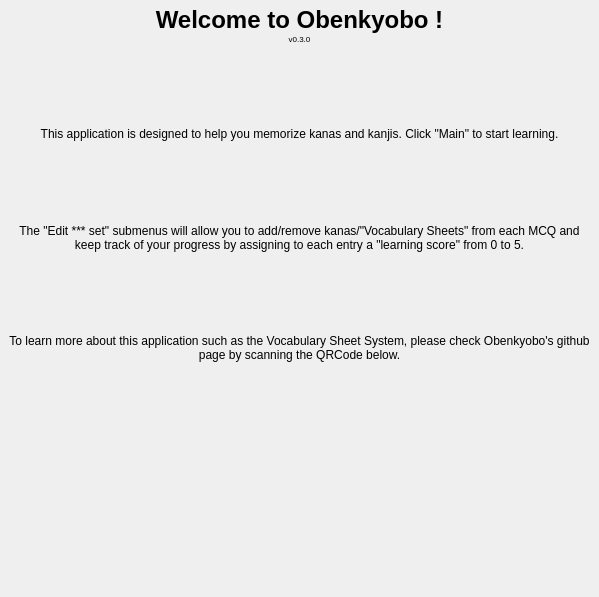
<?xml version="1.0" encoding="UTF-8"?>
<ui version="4.0">
 <class>WelcomePage</class>
 <widget class="QWidget" name="WelcomePage">
  <property name="windowModality">
   <enum>Qt::NonModal</enum>
  </property>
  <property name="enabled">
   <bool>true</bool>
  </property>
  <property name="geometry">
   <rect>
    <x>0</x>
    <y>0</y>
    <width>599</width>
    <height>597</height>
   </rect>
  </property>
  <property name="windowTitle">
   <string>Form</string>
  </property>
  <layout class="QVBoxLayout" name="verticalLayout_2" stretch="3,1">
   <property name="spacing">
    <number>0</number>
   </property>
   <property name="sizeConstraint">
    <enum>QLayout::SetDefaultConstraint</enum>
   </property>
   <property name="leftMargin">
    <number>9</number>
   </property>
   <property name="topMargin">
    <number>6</number>
   </property>
   <property name="rightMargin">
    <number>9</number>
   </property>
   <property name="bottomMargin">
    <number>6</number>
   </property>
   <item>
    <layout class="QVBoxLayout" name="TextStuffLayout" stretch="0,0">
     <property name="spacing">
      <number>0</number>
     </property>
     <property name="sizeConstraint">
      <enum>QLayout::SetDefaultConstraint</enum>
     </property>
     <property name="topMargin">
      <number>0</number>
     </property>
     <item>
      <layout class="QVBoxLayout" name="TitleLayout">
       <property name="spacing">
        <number>0</number>
       </property>
       <property name="sizeConstraint">
        <enum>QLayout::SetDefaultConstraint</enum>
       </property>
       <property name="topMargin">
        <number>0</number>
       </property>
       <property name="bottomMargin">
        <number>0</number>
       </property>
       <item>
        <widget class="QLabel" name="WelcomeTitle">
         <property name="sizePolicy">
          <sizepolicy hsizetype="Preferred" vsizetype="Preferred">
           <horstretch>0</horstretch>
           <verstretch>0</verstretch>
          </sizepolicy>
         </property>
         <property name="font">
          <font>
           <pointsize>18</pointsize>
           <weight>75</weight>
           <bold>true</bold>
          </font>
         </property>
         <property name="frameShape">
          <enum>QFrame::NoFrame</enum>
         </property>
         <property name="text">
          <string>Welcome to Obenkyobo !</string>
         </property>
         <property name="alignment">
          <set>Qt::AlignBottom|Qt::AlignHCenter</set>
         </property>
        </widget>
       </item>
       <item>
        <widget class="QLabel" name="label">
         <property name="sizePolicy">
          <sizepolicy hsizetype="Preferred" vsizetype="Preferred">
           <horstretch>0</horstretch>
           <verstretch>0</verstretch>
          </sizepolicy>
         </property>
         <property name="font">
          <font>
           <pointsize>6</pointsize>
          </font>
         </property>
         <property name="frameShape">
          <enum>QFrame::NoFrame</enum>
         </property>
         <property name="text">
          <string>v0.3.0</string>
         </property>
         <property name="alignment">
          <set>Qt::AlignHCenter|Qt::AlignTop</set>
         </property>
        </widget>
       </item>
      </layout>
     </item>
     <item>
      <layout class="QVBoxLayout" name="AboutTextLayout">
       <property name="spacing">
        <number>0</number>
       </property>
       <property name="sizeConstraint">
        <enum>QLayout::SetDefaultConstraint</enum>
       </property>
       <property name="topMargin">
        <number>0</number>
       </property>
       <property name="bottomMargin">
        <number>0</number>
       </property>
       <item>
        <spacer name="verticalSpacer_3">
         <property name="orientation">
          <enum>Qt::Vertical</enum>
         </property>
         <property name="sizeHint" stdset="0">
          <size>
           <width>20</width>
           <height>40</height>
          </size>
         </property>
        </spacer>
       </item>
       <item>
        <widget class="QLabel" name="Paragraph1">
         <property name="sizePolicy">
          <sizepolicy hsizetype="Preferred" vsizetype="Preferred">
           <horstretch>0</horstretch>
           <verstretch>0</verstretch>
          </sizepolicy>
         </property>
         <property name="text">
          <string>&lt;html&gt;&lt;head/&gt;&lt;body&gt;&lt;p align=&quot;center&quot;&gt;This application is designed to help you memorize kanas and kanjis. Click &amp;quot;Main&amp;quot; to start learning.&lt;/p&gt;&lt;/body&gt;&lt;/html&gt;</string>
         </property>
         <property name="alignment">
          <set>Qt::AlignLeading|Qt::AlignLeft|Qt::AlignVCenter</set>
         </property>
         <property name="wordWrap">
          <bool>true</bool>
         </property>
        </widget>
       </item>
       <item>
        <spacer name="verticalSpacer">
         <property name="orientation">
          <enum>Qt::Vertical</enum>
         </property>
         <property name="sizeHint" stdset="0">
          <size>
           <width>20</width>
           <height>40</height>
          </size>
         </property>
        </spacer>
       </item>
       <item>
        <widget class="QLabel" name="Paragraph2">
         <property name="text">
          <string>&lt;html&gt;&lt;head/&gt;&lt;body&gt;&lt;p align=&quot;center&quot;&gt;The &amp;quot;Edit *** set&amp;quot; submenus will allow you to add/remove kanas/&amp;quot;Vocabulary Sheets&amp;quot; from each MCQ and keep track of your progress by assigning to each entry a &amp;quot;learning score&amp;quot; from 0 to 5.&lt;/p&gt;&lt;/body&gt;&lt;/html&gt;</string>
         </property>
         <property name="wordWrap">
          <bool>true</bool>
         </property>
        </widget>
       </item>
       <item>
        <spacer name="verticalSpacer_2">
         <property name="orientation">
          <enum>Qt::Vertical</enum>
         </property>
         <property name="sizeHint" stdset="0">
          <size>
           <width>20</width>
           <height>40</height>
          </size>
         </property>
        </spacer>
       </item>
       <item>
        <widget class="QLabel" name="Paragraph3">
         <property name="text">
          <string>&lt;html&gt;&lt;head/&gt;&lt;body&gt;&lt;p align=&quot;center&quot;&gt;To learn more about this application such as the Vocabulary Sheet System, please check Obenkyobo's github page by scanning the QRCode below.&lt;/p&gt;&lt;/body&gt;&lt;/html&gt;</string>
         </property>
         <property name="wordWrap">
          <bool>true</bool>
         </property>
        </widget>
       </item>
       <item>
        <spacer name="verticalSpacer_4">
         <property name="orientation">
          <enum>Qt::Vertical</enum>
         </property>
         <property name="sizeHint" stdset="0">
          <size>
           <width>20</width>
           <height>40</height>
          </size>
         </property>
        </spacer>
       </item>
      </layout>
     </item>
    </layout>
   </item>
   <item>
    <layout class="QHBoxLayout" name="QrCodeLayout" stretch="0">
     <property name="spacing">
      <number>0</number>
     </property>
     <property name="leftMargin">
      <number>2</number>
     </property>
     <property name="topMargin">
      <number>2</number>
     </property>
     <property name="rightMargin">
      <number>2</number>
     </property>
     <property name="bottomMargin">
      <number>2</number>
     </property>
     <item>
      <widget class="QLabel" name="QrCode">
       <property name="enabled">
        <bool>true</bool>
       </property>
       <property name="sizePolicy">
        <sizepolicy hsizetype="Preferred" vsizetype="Preferred">
         <horstretch>0</horstretch>
         <verstretch>0</verstretch>
        </sizepolicy>
       </property>
       <property name="minimumSize">
        <size>
         <width>0</width>
         <height>0</height>
        </size>
       </property>
       <property name="maximumSize">
        <size>
         <width>16777215</width>
         <height>16777215</height>
        </size>
       </property>
       <property name="sizeIncrement">
        <size>
         <width>50</width>
         <height>50</height>
        </size>
       </property>
       <property name="baseSize">
        <size>
         <width>0</width>
         <height>0</height>
        </size>
       </property>
       <property name="styleSheet">
        <string notr="true">image:url(:/pictures/QrCode/github.svg);</string>
       </property>
       <property name="frameShape">
        <enum>QFrame::NoFrame</enum>
       </property>
       <property name="lineWidth">
        <number>0</number>
       </property>
       <property name="text">
        <string notr="true"/>
       </property>
       <property name="scaledContents">
        <bool>false</bool>
       </property>
       <property name="alignment">
        <set>Qt::AlignCenter</set>
       </property>
       <property name="wordWrap">
        <bool>false</bool>
       </property>
       <property name="indent">
        <number>-1</number>
       </property>
       <property name="openExternalLinks">
        <bool>false</bool>
       </property>
      </widget>
     </item>
    </layout>
   </item>
  </layout>
 </widget>
 <resources/>
 <connections/>
</ui>
